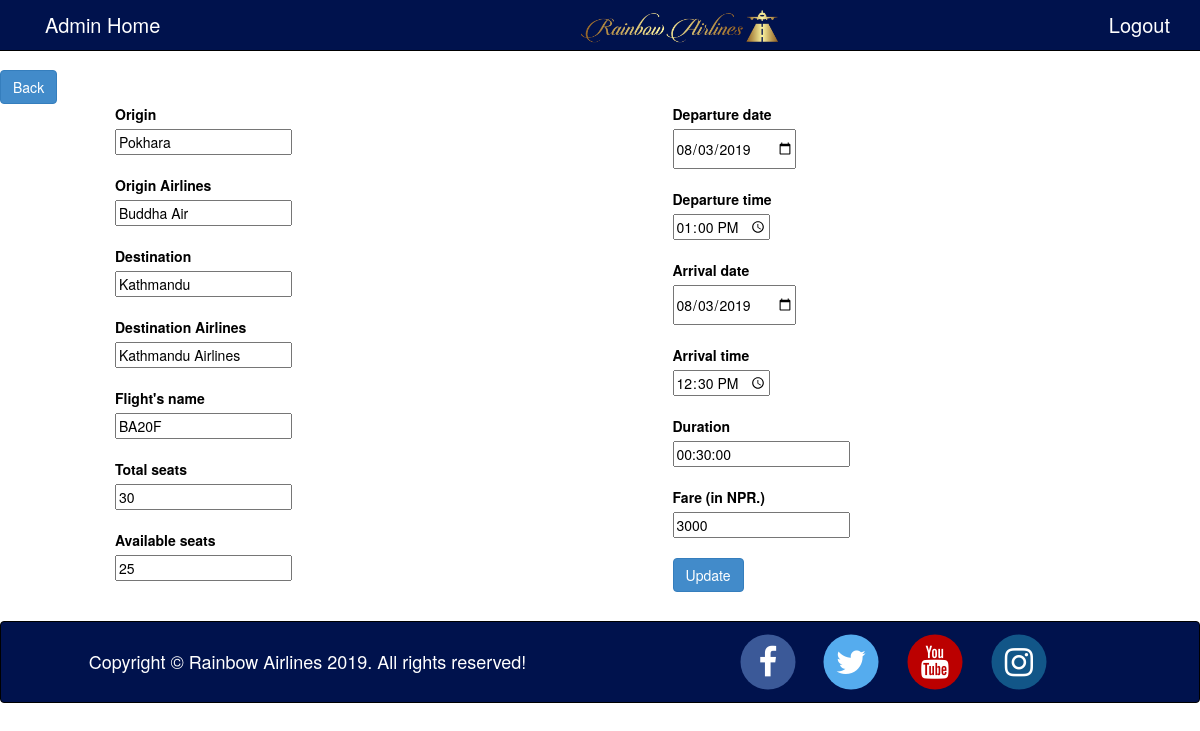
The page /admin/pages/index.php?page=editflight&id=1 (signed in) on the database its author committed.
### tables this page shows
CREATE TABLE `flights` (
  `id` int(11) NOT NULL,
  `origin` varchar(255) NOT NULL,
  `originair` varchar(255) NOT NULL,
  `destination` varchar(255) NOT NULL,
  `destinationair` varchar(255) NOT NULL,
  `flightname` varchar(255) DEFAULT NULL,
  `totalseats` int(11) NOT NULL,
  `availableseats` int(11) NOT NULL,
  `departdate` date DEFAULT NULL,
  `departtime` time DEFAULT NULL,
  `arrivedate` date DEFAULT NULL,
  `arrivetime` time DEFAULT NULL,
  `duration` time DEFAULT NULL,
  `fare` float DEFAULT NULL
);

### admin/pages/editflight.php (the view, shortened to what this page needs)
<?php
$id=$_GET['id'];
$query="SELECT *FROM `flights` WHERE `id`='$id'";
$result=mysqli_query($con, $query) or die (mysqli_error($con));
?>
<div class="contents">
<a href="?page=manage_flights" class="btn btn-primary">Back</a><br>
    <div class="col-md-offset-1 row">
    <form method="POST">
    <div class="col-md-6 colleft">
        <?php while($row=$result->fetch_assoc()): ?>
        <label>Origin</label><br>
        <input type="text" name="origin" value="<?php echo $row['origin']?>" required><br><br>
        <label>Origin Airlines</label><br>
        <input type="text" name="originair" value="<?php echo $row['originair']?>" required><br><br>
        <label>Destination</label><br>
        <input type="text" name="destination" value="<?php echo $row['destination']?>" required><br><br>
        <label>Destination Airlines</label><br>
        <input type="text" name="destinationair" value="<?php echo $row['destinationair']?>" required><br><br>
        <label>Flight's name</label><br>
        <input type="text" name="flightname" value="<?php echo $row['flightname']?>" required><br><br>
        <label>Total seats</label><br>
        <input type="number" name="totalseats" value="<?php echo $row['totalseats']?>" required><br><br>
        <label>Available seats</label><br>
        <input type="number" name="availableseats" value="<?php echo $row['availableseats']?>" required><br><br>
    </div>
    <div class="colright col-md-5">
        <label>Departure date</label><br>
        <input type="date" name="departdate" value="<?php echo $row['departdate']?>" required><br><br>
        <label>Departure time</label><br>
        <input type="time" name="departtime" value="<?php echo $row['departtime']?>" required><br><br>
        <label>Arrival date</label><br>
        <input type="date" name="arrivedate" value="<?php echo $row['arrivedate']?>" required><br><br>
        <label>Arrival time</label><br>
        <input type="time" name="arrivetime" value="<?php echo $row['arrivetime']?>" required><br><br>
        <label>Duration</label><br>
        <input type="text" name="duration" value="<?php echo $row['duration']?>" required><br><br>
        <label>Fare (in NPR.)</label><br>
        <input type="number" name="fare" value="<?php echo $row['fare']?>" required><br><br>
        <?php endwhile; ?>
        <input type="submit" name="update" value="Update" class="btn btn-primary">
    </div>
    </form>
    </div>
</div><br>

### styles/style.css (style rules this page uses)
body { color:black; }
.contents { margin-top: 70px; }

### styles/admin-style.css (style rules this page uses)
body { background-attachment: fixed; background-size: cover; }

### rows shown on the page
flights: origin "Pokhara", originair "Buddha Air", destination "Kathmandu", destinationair "Kathmandu Airlines", flightname "BA20F", totalseats "30", availableseats "25", departdate "08/03/2019", departtime "13:00:00", arrivedate "08/03/2019", arrivetime "12:30:00", duration "00:30:00", fare "3000"
